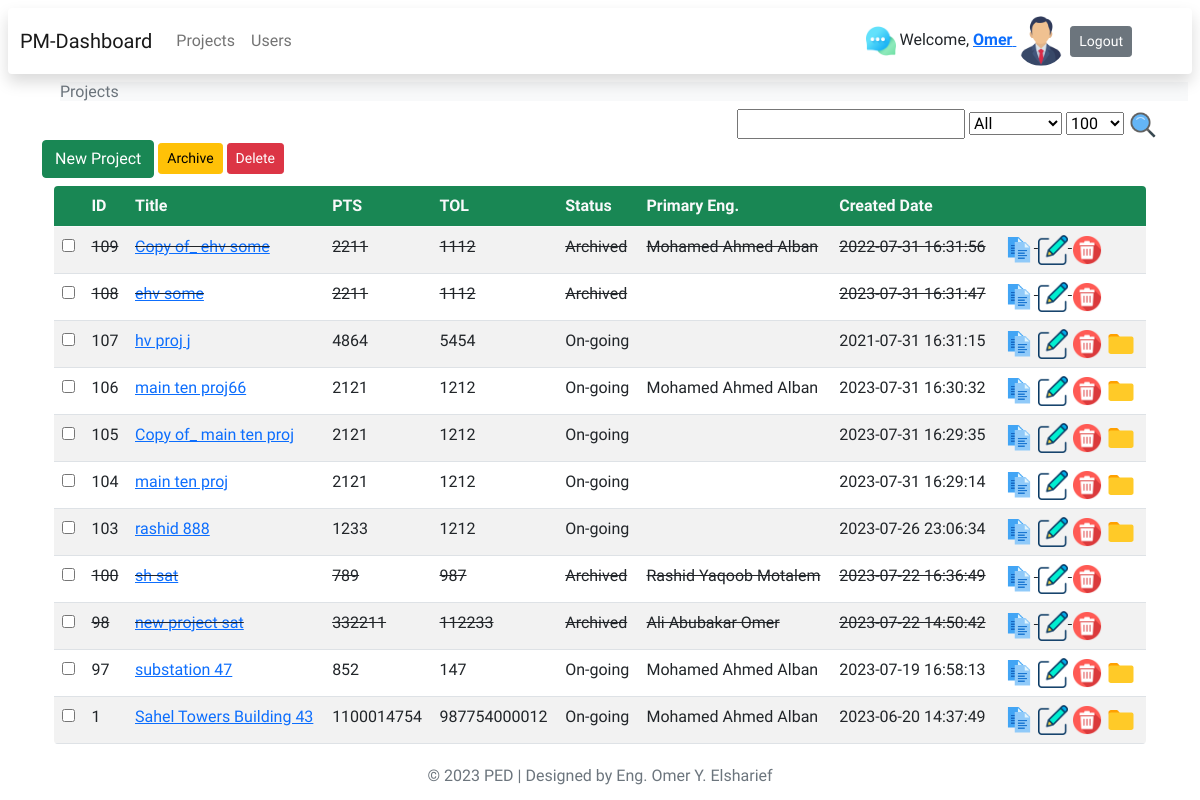
The app's page / (signed in) with its own data.
### tables this page shows
CREATE TABLE IF NOT EXISTS `projects` (
  `id` int NOT NULL AUTO_INCREMENT,
  `title` varchar(255) DEFAULT NULL,
  `cdate` datetime DEFAULT NULL,
  `tol` varchar(255) DEFAULT NULL,
  `pts` varchar(255) DEFAULT NULL,
  `contractor` varchar(255) DEFAULT NULL,
  `contractno` varchar(255) DEFAULT NULL,
  `category` varchar(255) DEFAULT NULL,
  `archived` varchar(255) DEFAULT NULL,
  `archivedate` datetime DEFAULT NULL,
  `author` varchar(255) DEFAULT NULL,
  `primaryassigneng` varchar(255) DEFAULT NULL,
  PRIMARY KEY (`id`),
  UNIQUE KEY `title` (`title`)
);

CREATE TABLE IF NOT EXISTS `users` (
  `id` int UNSIGNED NOT NULL AUTO_INCREMENT,
  `user` varchar(250) DEFAULT NULL,
  `password` varchar(255) NOT NULL,
  `role` varchar(255) DEFAULT NULL,
  `name` varchar(255) NOT NULL,
  `image` varchar(255) DEFAULT NULL,
  `email` varchar(255) NOT NULL,
  `division` varchar(255) DEFAULT NULL,
  `emptype` varchar(255) DEFAULT NULL,
  `approved` varchar(255) DEFAULT '1',
  `nationality` varchar(255) DEFAULT NULL,
  `joiningdate` date DEFAULT NULL,
  `gradyear` date DEFAULT NULL,
  `vacbalance` varchar(255) DEFAULT NULL,
  `online` int NOT NULL DEFAULT '0',
  `cdate` datetime DEFAULT NULL,
  PRIMARY KEY (`id`),
  UNIQUE KEY `user` (`user`)
);

### controllers/projects/index.php (called while the page is built, shortened)
<?php
require 'views/projects/projects.view.php';

### index.php (called while the page is built, shortened)
<?php
$router = new router();
$uri = parse_url($_SERVER['REQUEST_URI'])['path'];
$routes = include 'routes.php';
$router->route($uri, $routes);

### db.class.php (called while the page is built, shortened)
<?php
class Db
{
    private $host;
    private $username;
    private $password;
    private $database;
    public $connection;
    public function __construct($host, $username, $password, $database)
    {
        $this->host = $host;
        $this->username = $username;
        $this->password = $password;
        $this->database = $database;
    }
    private function connect()
    {
        $this->connection = new mysqli($this->host, $this->username, $this->password, $this->database);
    }
    public function read($table, $condition = '', $params = array(), $limit = null, $offset = null, $orderby = null)
    {
        $sql = "SELECT * FROM $table";
        if (!empty($condition)) {
            $sql .= " WHERE $condition";
        }
        if (!empty($orderby)) {
            $sql .= " ORDER BY $orderby DESC";
        }
        if (!empty($limit)) {
            $sql .= " LIMIT $limit";
        }
        $statement = $this->connection->prepare($sql);
        if (!empty($params)) {
            $statement->bind_param(str_repeat("s", count($params)), ...$params);
        }
        $statement->execute();
        $result = $statement->get_result();
        $rows = array();
        while ($row = $result->fetch_assoc()) {
            $rows[] = $row;
        }
        return $rows;
    }
}

### auth.php (called while the page is built, shortened)
<?php
function authBtns($user, $author, $role)
{
    $isAuthorOrAdmin = ($user == $author || $role == "admin");
    return $isAuthorOrAdmin ? '' : 'disabled';
}

### views/projects/projects.view.php (the view, shortened to what this page needs)
<?php require("auth.php"); ?>
<?php $base = __DIR__ . '/../'; ?>
<?php require($base . 'partials/head.php');
?>
<?php require($base . 'partials/nav.php'); ?>
<?php require($base . 'partials/banner.php'); ?>
<?php $db = new Db('localhost', 'root', 'root', 'projectsms'); ?>
<?php require 'functions.php'; ?>
<?php
$limit = $_POST['limit'] ?? 100;
$search = $_POST['search']  ?? "";
$archived = $_POST['archived']  ?? "all";
$countproject = $db->read('projects');
?>
<main class="container">
    <div>
        <div class="text-end">
            <form action="/" method="POST">
                <input type="text" id="search" name="search" title="Enter any part of the title" value="<?= $search ?>">
                <select name="archived">
                    <option value="all" <?= ($archived == '') ? "SELECTED" : "" ?>>All</option>
                </select>
                <select name="limit">
                    <option value="100" <?= ($limit == '100') ? "SELECTED" : "" ?>>100</option>
                </select>
                <button type="submit" name="searchbtn" class="removebtnstyle"><img src="/views/imgs/icons/search.png"
                        class="icon"></button>
            </form>
        </div>
        <form method="POST" name="multiactions" action="">
            <a href="/projectnew" class="btn btn-success btn-md">New Project</a>
            <input type="button" name="marchive" value="Archive" onClick="setArchiveAction();"
                class="btn btn-warning btn-sm ml-1">
            <input type="button" name="mdelete" value="Delete" onClick="setDeleteAction();"
                class="btn btn-danger btn-sm ml-1">
    </div>
    <div class="container mt-2">
        <table class="table table-striped rounded rounded-5 overflow-hidden">
            <thead class="bg-success text-light">
                <tr>
                    <th></th>
                    <th>ID</th>
                    <th>Title</th>
                    <th>PTS</th>
                    <th>TOL</th>
                    <th>Status</th>
                    <th>Primary Eng.</th>
                    <th>Created Date</th>
                    <th></th>
                </tr>
            </thead>
            <?php
            $where = "";
            $params = array();
            $data = $db->read('projects', $where, $params, $limit, null, 'id');
            foreach ($data as $row) {
            ?>
            <?php $disable =  authBtns($_SESSION['uid'], $row['author'], $_SESSION['role']); ?>
            <?php if ($row['archived'] == "1") {
                    $class = "linethru";
                } else {
                    $class = "";
                } ?>
            <tr class="<?= $class ?>">
                <td><input type="checkbox" id="chkbox" name="chkbox[]" value="<?php echo $row['id']; ?>"
                        <?= $disable ?>></td>
                <td><?= $row['id']; ?></td>
                <td><a href="project?id=<?php echo $row['id'] ?>"><?= $row['title']; ?></a>
                </td>
                <td><?= $row['pts']; ?></td>
                <td><?= $row['tol']; ?></td>
                <td><?= ($row['archived'] == "0") ? "On-going" : "Archived"; ?></td>
                <td><?= user($row['primaryassigneng']); ?></td>
                <td><?= $row['cdate']; ?></td>
                <td>
                    <a title="Copy" onclick="return confirm('Are you sure you want to Copy?')"
                        href="projectcopy?pid=<?= $row['id'] ?>"><img class="icon" src="views/imgs/icons/copy.png"></a>
                    <a title="Edit" href="projectupdate?id=<?= $row['id'] ?>" class="<?= $disable ?>"><img class="icon"
                            src="views/imgs/icons/edit.png"></a>
                    <a title="Delete" onclick="return confirm('Are you sure you want to Delete?')"
                        href="projectdelete?id=<?= $row['id'] ?>" class="<?= $disable ?>"><img class="icon"
                            src="views/imgs/icons/delete.png"></a>
                    <?php if ($row['archived'] == 0) { ?>
                    <a title="Archived" onclick="return confirm('Are you sure you want to Archive?')"
                        href="projectarchive?id=<?= $row['id'] ?>" class="<?= $disable ?>"><img class="icon"
                            src="views/imgs/icons/folder.png"></a>
                    <?php } ?>
                </td>
            </tr>
            <?php } ?>
        </table>
    </div>
</main>
<?php require($base . 'partials/footer.php'); ?>

### functions.php (shortened to what this page needs)
<?php
function user($id)
{
    $db = new Db('localhost', 'root', 'root', 'projectsms');
    $users = $db->read('users', 'id=?', array($id));
    echo $user = $users['0']['name'] ?? NULL;
}

### views/css/style.css (style rules this page uses)
body { display:block !important; font-family: 'Kanit', sans-serif; }
.icon { width: 30px; height: 30px; }
.removebtnstyle { background: none; border: none; padding: 0; margin: 0; cursor: pointer; }
.linethru { text-decoration: line-through; }

### records on screen
projects: id "109", title "Copy of_ ehv some", pts "2211", tol "1112", archived "Archived", users.name "Mohamed Ahmed Alban", cdate "2022-07-31 16:31:56"
projects: id "108", title "ehv some", pts "2211", tol "1112", archived "Archived", cdate "2023-07-31 16:31:47"
projects: id "107", title "hv proj j", pts "4864", tol "5454", archived "On-going", cdate "2021-07-31 16:31:15"
projects: id "106", title "main ten proj66", pts "2121", tol "1212", archived "On-going", users.name "Mohamed Ahmed Alban", cdate "2023-07-31 16:30:32"
projects: id "105", title "Copy of_ main ten proj", pts "2121", tol "1212", archived "On-going", cdate "2023-07-31 16:29:35"
projects: id "104", title "main ten proj", pts "2121", tol "1212", archived "On-going", cdate "2023-07-31 16:29:14"
projects: id "103", title "rashid 888", pts "1233", tol "1212", archived "On-going", cdate "2023-07-26 23:06:34"
projects: id "100", title "sh sat", pts "789", tol "987", archived "Archived", users.name "Rashid Yaqoob Motalem", cdate "2023-07-22 16:36:49"
projects: id "98", title "new project sat", pts "332211", tol "112233", archived "Archived", users.name "Ali Abubakar Omer", cdate "2023-07-22 14:50:42"
projects: id "97", title "substation 47", pts "852", tol "147", archived "On-going", users.name "Mohamed Ahmed Alban", cdate "2023-07-19 16:58:13"
projects: id "1", title "Sahel Towers Building 43", pts "1100014754", tol "987754000012", archived "On-going", users.name "Mohamed Ahmed Alban", cdate "2023-06-20 14:37:49"

### other values on screen
$firstname "Omer"
$heading "Projects"
